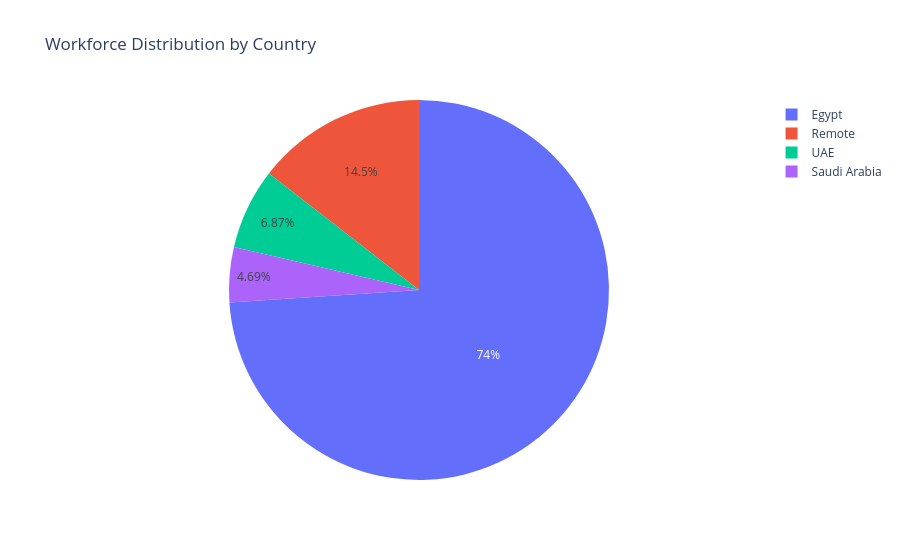

This figure's notebook cell:
### Markdown cell above
### Question 1 (Basic): Workforce Geographic Distribution (Pie Chart)
Calculate the total headcount per country and visualize regional workforce shares using a basic pie chart.

### Code cell
channel_sales = (
    df.groupby("country", as_index=False)["annual_salary"]
      .count()
)

fig = px.pie(
    channel_sales,
    names="country",
    values="annual_salary",
    title="Workforce Distribution by Country"
)

fig.show()

### Figure 1 — Plotly figure (JSON) as saved in the notebook; plotly's stock layout.template omitted (floating-point values rounded to 4 significant figures)
{"data": [{"domain": {"x": [0, 1], "y": [0, 1]}, "hovertemplate": "country=%{label}<br>annual_salary=%{value}<extra></extra>", "labels": ["Egypt", "Remote", "Saudi Arabia", "UAE"], "legendgroup": "", "name": "", "showlegend": true, "type": "pie", "values": [14495, 2840, 919, 1346]}], "layout": {"legend": {"tracegroupgap": 0}, "title": {"text": "Workforce Distribution by Country"}}}
